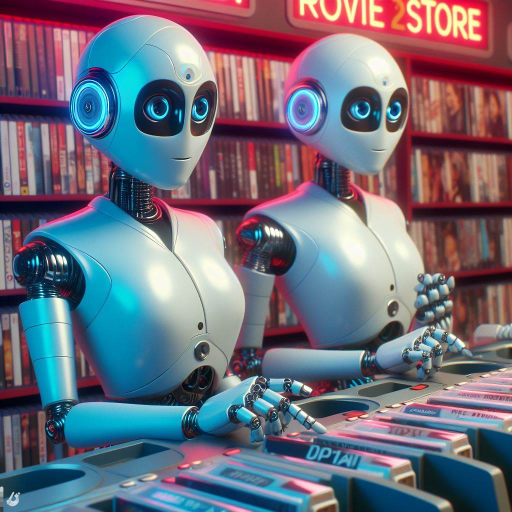
#> input picture image_processing/exercise2/images/OIG (3).jpg, 1024 x 1024 px, found by its file name (shown at 1/2 size); its folder holds 3 pictures in this run
$ python resize_multiple_images.py
#> lines starting #> are read from the running program, lines starting #| are printed output that depends on the picture
import cv2
import os

path = 'Automation/image_processing/exercise2/'

def calculate_size(scale_percentage, width, height):
    new_width = int(width * scale_percentage / 100)
    new_height = int(height * scale_percentage / 100)
    return (new_width, new_height)

def resize(image_path, scale_percentage, resized_path):
#> called with scale_percentage = 10
    image = cv2.imread(image_path)
#> image is the input picture: shape (1024, 1024, 3); mean B, G, R 123.5, 109.2, 109.7
    if image is None:
        print(f"Failed to load image at {image_path}")
        return
    new_dim = calculate_size(scale_percentage, image.shape[1], image.shape[0])
#> new_dim = (102, 102)
    resized_image = cv2.resize(image, new_dim)
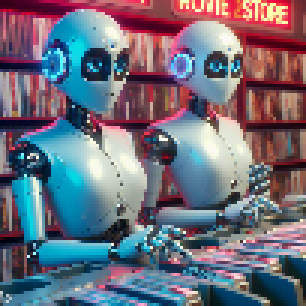
#> resized_image: shape (102, 102, 3) (shown 3 times larger); mean B, G, R 123.5, 109.3, 109.7
    cv2.imwrite(resized_path, resized_image)

images_path = os.path.join(path, 'images')
print(images_path)
resized_images_path = os.path.join(path, 'resized_images')

# Ensure the resized_images directory exists
os.makedirs(resized_images_path, exist_ok=True)

images = os.listdir(images_path)
#print(images)

for image in images:
    image_path = os.path.join(images_path, image)
    resized_image_path = os.path.join(resized_images_path, f"resized-{image}")
    resize(image_path, 10, resized_image_path)
#> pass 2 of the loop `for image in images:`:
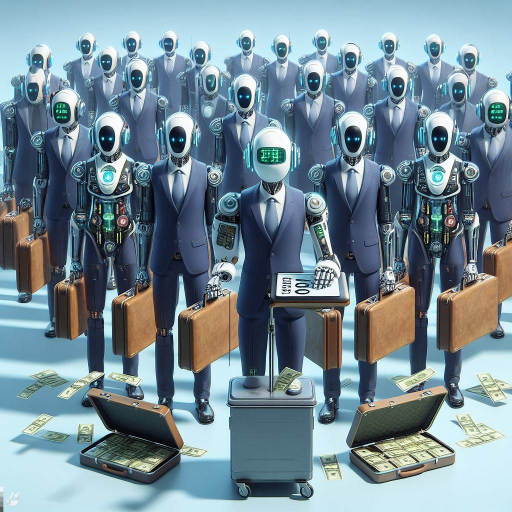
#> input picture image_processing/exercise2/images/OIG.jpg, 1024 x 1024 px, found by its file name (shown at 1/2 size)
#> in resize, image is the input picture: shape (1024, 1024, 3); mean B, G, R 149, 138.1, 116.5
#> in resize (call 2), `resized_image = cv2.resize(image, new_dim)`:
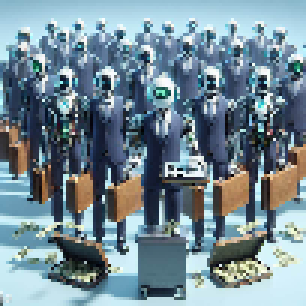
#> resized_image: shape (102, 102, 3) (shown 3 times larger); mean B, G, R 148.7, 137.8, 116.2
#> pass 3 of the loop `for image in images:`:
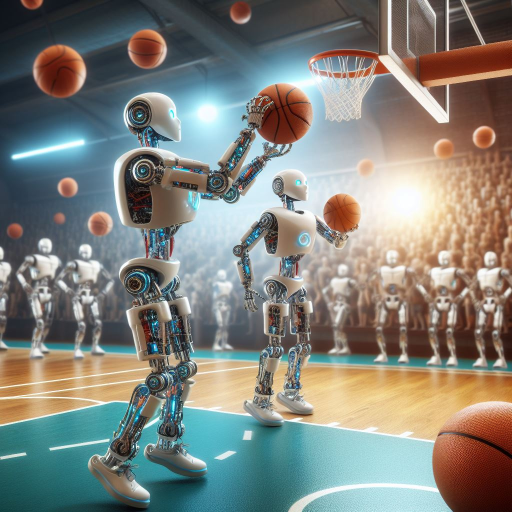
#> input picture image_processing/exercise2/images/oig2.jpg, 1024 x 1024 px, found by its file name (shown at 1/2 size)
#> in resize, image is the input picture: shape (1024, 1024, 3); mean B, G, R 123.9, 130.5, 129.1
#> in resize (call 3), `resized_image = cv2.resize(image, new_dim)`:
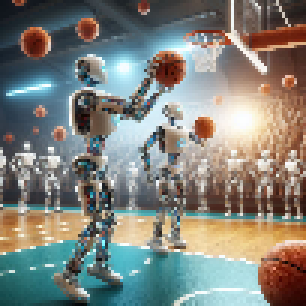
#> resized_image: shape (102, 102, 3) (shown 3 times larger); mean B, G, R 123.6, 130.2, 128.7
